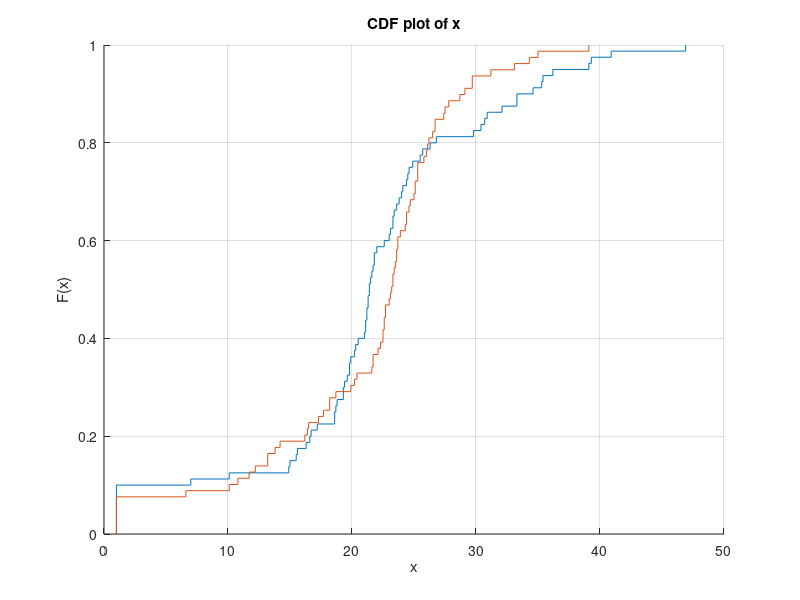

Reproduce this figure in MATLAB.
function y = zad5
delikates = [23.4, 30.9, 18.8, 23.0, 21.4, 1, 24.6, 23.8, 24.1, 18.7, 16.3, 20.3, 14.9, 35.4,21.6, 21.2, 21.0, 15.0, 15.6, 24.0, 34.6, 40.9, 30.7, 24.5, 16.6, 1, 21.7, 1, 23.6, 1, 25.7, 19.3, 46.9, 23.3, 21.8, 33.3, 24.9, 24.4, 1, 19.8, 17.2, 21.5, 25.5, 23.3, 18.6, 22.0, 29.8, 33.3, 1, 21.3, 18.6, 26.8, 19.4, 21.1, 21.2, 20.5, 19.8, 26.3, 39.3, 21.4, 22.6, 1, 35.3, 7.0, 19.3, 21.3, 10.1, 20.2, 1, 36.2, 16.7, 21.1, 39.1, 19.9, 32.1, 23.1, 21.8, 30.4, 19.62, 15.5]
renety = [16.5, 1.0, 22.6, 25.3, 23.7, 1, 23.3, 23.9, 16.2, 23.0, 21.6, 10.8, 12.2, 23.6, 10.1, 24.4, 16.4, 11.7, 17.7, 34.3, 24.3, 18.7, 27.5, 25.8, 22.5, 14.2, 21.7, 1, 31.2, 13.8, 29.7, 23.1, 26.1, 25.1, 23.4, 21.7, 24.4, 13.2, 22.1, 26.7, 22.7, 1, 18.2, 28.7, 29.1, 27.4, 22.3, 13.2, 22.5, 25.0, 1, 6.6, 23.7, 23.5, 17.3, 24.6, 27.8, 29.7, 25.3, 19.9, 18.2, 26.2, 20.4, 23.3, 26.7, 26.0, 1.0, 25.1, 33.1, 35.0, 25.3, 23.6, 23.2, 20.2, 24.7, 22.6, 39.1, 26.5, 22.7]

ttest(delikates)
ttest(renety)


hold on

cdfplot(delikates)
cdfplot(renety)

hold off


kstest2(delikates, renety)